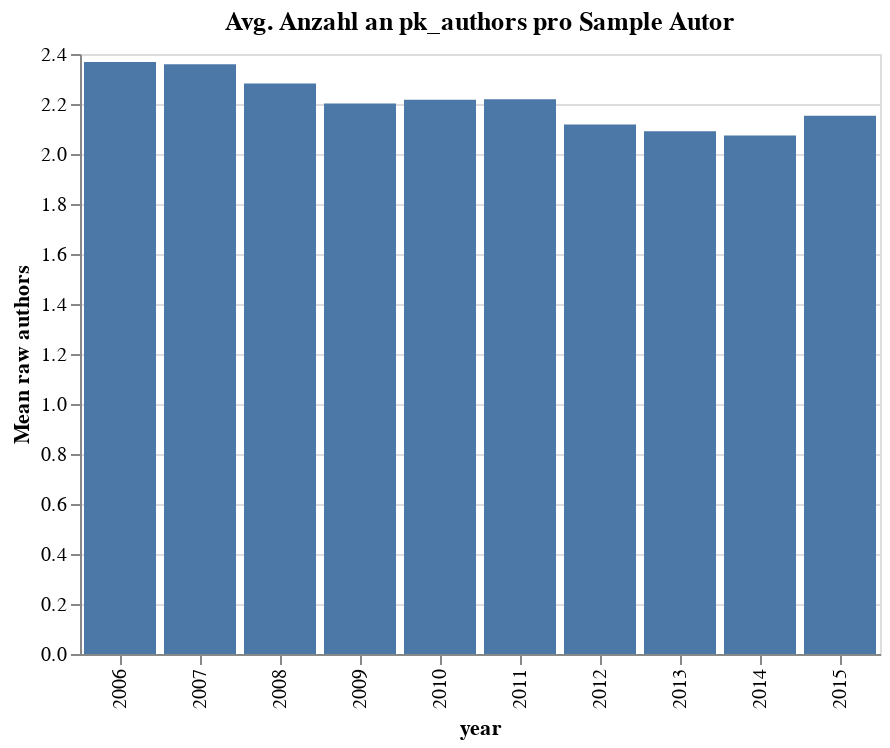

Source (notebook cell):
### Code cell
alt.Chart(df).mark_bar().encode(
    alt.X("year:O"),
    alt.Y("n_raw_authors", axis=alt.Axis(title="Mean raw authors")),
).properties(
    title="Avg. Anzahl an pk_authors pro Sample Autor",
    width=400,
    height=300,
)

### Figure 1 — Vega-Lite specification as saved in the notebook (floating-point values rounded to 4 significant figures)
{"$schema": "https://vega.github.io/schema/vega-lite/v4.8.1.json", "config": {"view": {"continuousHeight": 300, "continuousWidth": 400}}, "data": {"name": "data-eb2bf52496d9ae9cca88f25464c61361"}, "datasets": {"data-eb2bf52496d9ae9cca88f25464c61361": [{"n_raw_authors": 2.368, "year": 2006}, {"n_raw_authors": 2.359, "year": 2007}, {"n_raw_authors": 2.282, "year": 2008}, {"n_raw_authors": 2.202, "year": 2009}, {"n_raw_authors": 2.217, "year": 2010}, {"n_raw_authors": 2.219, "year": 2011}, {"n_raw_authors": 2.118, "year": 2012}, {"n_raw_authors": 2.091, "year": 2013}, {"n_raw_authors": 2.074, "year": 2014}, {"n_raw_authors": 2.153, "year": 2015}]}, "encoding": {"x": {"field": "year", "type": "ordinal"}, "y": {"axis": {"title": "Mean raw authors"}, "field": "n_raw_authors", "type": "quantitative"}}, "height": 300, "mark": "bar", "title": "Avg. Anzahl an pk_authors pro Sample Autor", "width": 400}
